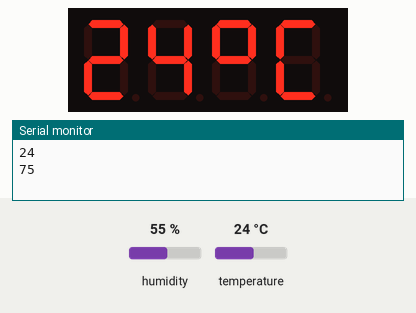
Recording of a sketch running on a simulated Arduino Uno, built with avr-gcc and run on an emulated ATmega328P. Parts: 4-digit seven-segment display, the last lines printed to the serial monitor. Inputs (shaded band) come from the test bench; at power-on: temperature 24 °C, humidity 55 %.

Above: at 3.2 s.
3.3 s: temperature set to 12 °C
At 9.2 s:
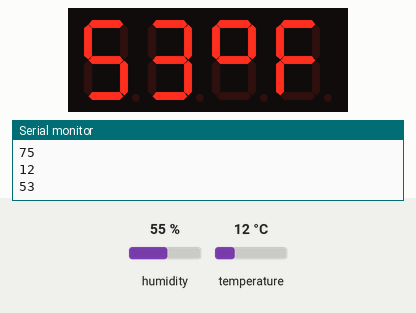
12.4 s: temperature set to 19 °C
At 15.3 s:
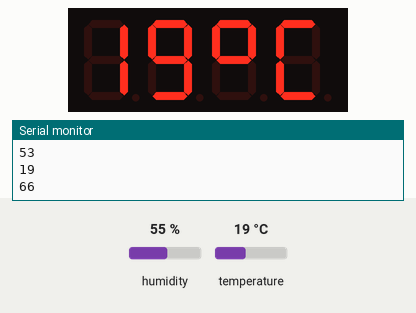
17.8 s: temperature set to 28 °C
At 19.0 s:
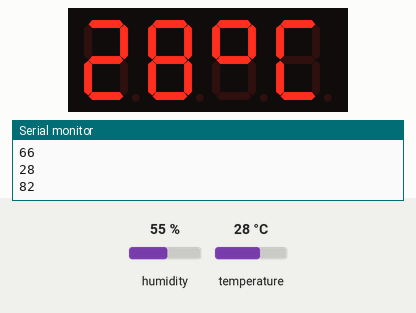
Timing chart, 0 to 20.8 s (numbered marks = the images above; inputs shaded):
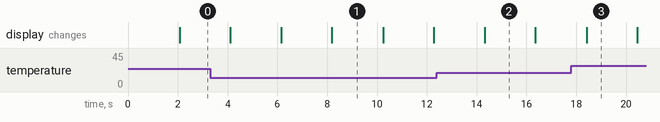

The sketch:

9.-_display_7_segmentos_con_dht.ino
```cpp
#include <TM1637Display.h>
#include <Adafruit_Sensor.h>
#include <DHT.h>

// Define the connections pins:
#define CLK 2
#define DIO 3
#define DHTPIN 4

// Create variable:
int temperature_celsius;
int temperature_fahrenheit;

// Create degree Celsius symbol:
const uint8_t celsius[] = {
  SEG_A | SEG_B | SEG_F | SEG_G,  // Circle
  SEG_A | SEG_D | SEG_E | SEG_F   // C
};

// Create degree Fahrenheit symbol:
const uint8_t fahrenheit[] = {
  SEG_A | SEG_B | SEG_F | SEG_G,  // Circle
  SEG_A | SEG_E | SEG_F | SEG_G   // F
};

// Set DHT type, uncomment whatever type you're using!
#define DHTTYPE DHT11   // DHT 11
//#define DHTTYPE DHT22   // DHT 22  (AM2302)
//#define DHTTYPE DHT21   // DHT 21 (AM2301)

// Create display object of type TM1637Display:
TM1637Display display = TM1637Display(CLK, DIO);
// Create dht object of type DHT:
DHT dht = DHT(DHTPIN, DHTTYPE);

void setup() {
  // Set the display brightness (0-7):
  display.setBrightness(0);
  // Clear the display:
  display.clear();
  // Setup sensor:
  dht.begin();
  // Begin serial communication at a baud rate of 9600:
  Serial.begin(9600);
  // Wait for console opening:
  delay(2000);
}

void loop() {
  // Read the temperature as Celsius and Fahrenheit:
  temperature_celsius = dht.readTemperature();
  temperature_fahrenheit = dht.readTemperature(true);
  // Print the temperature to the Serial Monitor:
  Serial.println(temperature_celsius);
  Serial.println(temperature_fahrenheit);

  // Show the temperature on the TM1637 display:
  display.showNumberDec(temperature_celsius, false, 2, 0);
  display.setSegments(celsius, 2, 2);

  delay(2000);

  display.showNumberDec(temperature_fahrenheit, false, 2, 0);
  display.setSegments(fahrenheit, 2, 2);

  delay(2000);
}
```

Measured:
- after the input at 3.3 s, the display: first differs from a run without the input after 2.9 s (image 1 shows a later state)
- after the input at 12.4 s, the display: changes after 1.9 s (image 2)
- after the input at 17.8 s, the display: changes after 0.61 s (image 3)
- what the display in image 1 shows lasts 2.0 s, from 8.2 s to 10.2 s
- what the display in image 2 shows lasts 2.1 s, from 14.3 s to 16.4 s
